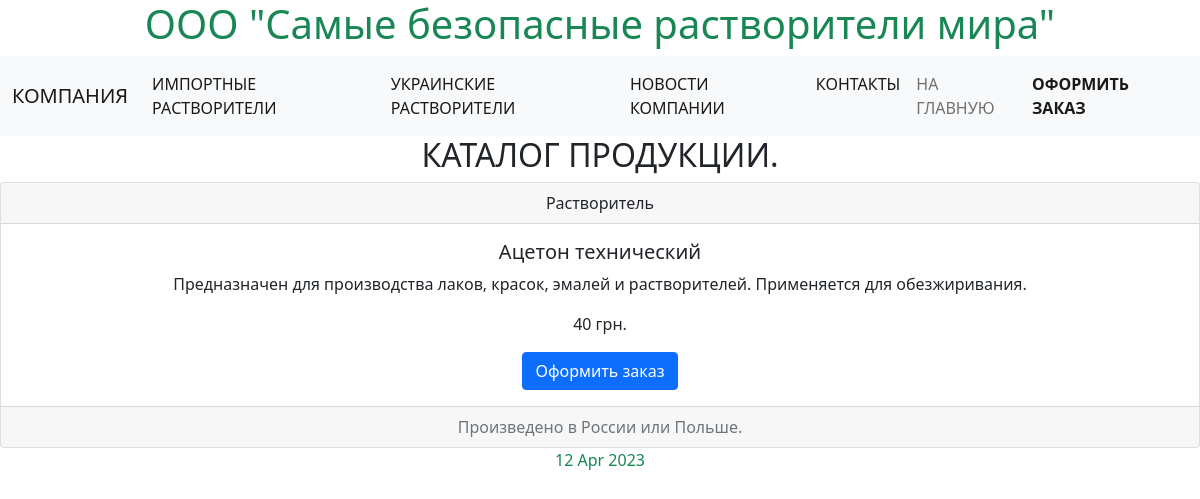
The app's page /catalog/thinner/1/ with its own data.
### catalog/models.py (models this page shows, shortened)
class Thinners(models.Model):
    name = models.CharField(max_length=30, help_text='Здесь пишем наименование растворителя',
                            verbose_name='Наименование')
    purpose = models.CharField(max_length=50, help_text='Здесь пишем назначение растворителя',
                               verbose_name='Назначение')
    price = models.CharField(max_length=20, help_text='Здесь пишем цену растворителя', verbose_name='Цена')
    currency = models.CharField(max_length=20, help_text='Здесь пишем валюту растворителя', verbose_name='Валюта')
    description = models.TextField(help_text='Здесь пишем комментарий', verbose_name='Комментарий')
    country = models.CharField(max_length=50, help_text='Здесь пишем страну производства растворителя',
                               verbose_name='Страна')
    photo = models.ForeignKey('Im', on_delete=models.PROTECT, null=True, blank=True)

### catalog/views.py (the view)
# urls.py: path('thinner/<int:thinner_pk>/', get_thinner),
def get_thinner(request, thinner_pk):
    thinner = Thinners.objects.get(pk=thinner_pk)
    thinners = Thinners.objects.filter(pk=thinner_pk)
    context = {'thinners': thinners, 'thinner': thinner, }
    return render(request, 'thinner.html', context=context)

### catalog/templates/thinner.html
{% extends 'bt.html' %}
{% block content %}
<h2 align="center">КАТАЛОГ ПРОДУКЦИИ.</h2>
{% for item in thinners %}
<div class="card text-center mt-2">
    <div class="card-header">
        Растворитель
    </div>
    <div class="card-body">
        <div class="media">
            <div class="media-body" mr-auto>
                <h5 class="card-title">{{ item.name }}</h5>
                <p class="card-text">{{ item.description}}</p>
                <p class="card-text">{{ item.price}} {{ item.currency}}</p>
                <a href="/catalog/order" class="btn btn-primary">Оформить заказ</a>
            </div>
        </div>
    </div>
    <div class="card-footer text-muted">
        {{ item.country }}
    </div>
</div>
{% endfor %}
{% endblock %}

### records on screen
Thinners: name "Ацетон технический", description "Предназначен для производства лаков, красок, эмалей и растворителей. Применяется для обезжиривания.", price "40", currency "грн.", country "Произведено в России или Польше."
